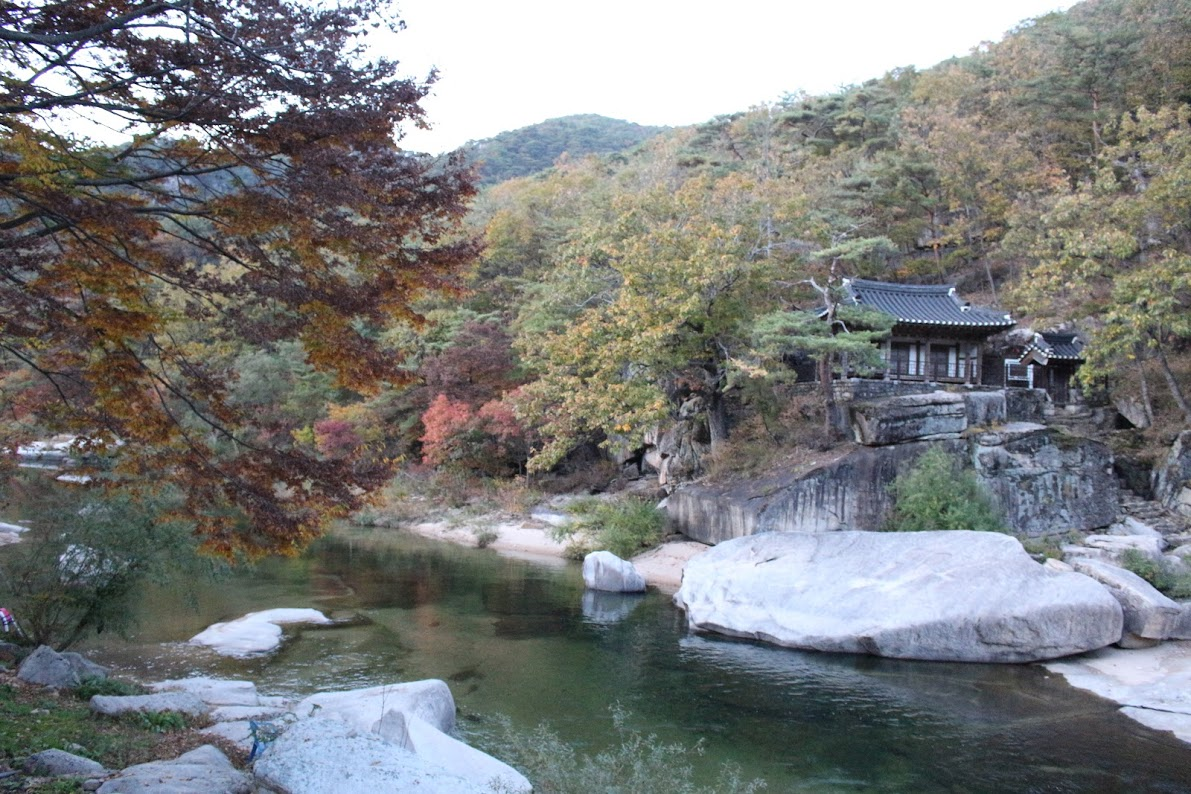
#> input picture bin/Univ1.jpg, 1191 x 794 px, found by its file name
$ python test.py
#> lines starting #> are read from the running program, lines starting #| are printed output that depends on the picture
### sift.py
from PIL import Image
from numpy import *
from pylab import *
import os
import sys

def process_image(imagename,resultname,params="--edge-thresh 10 --peak-thresh 5"):
    """ Process an image and save the results in a file. """

    if imagename[-3:] != 'pgm':
        # create a pgm file
        im = Image.open(imagename).convert('L')
        im.save('tmp.pgm')
        imagename = 'tmp.pgm'

    cmmd = str("bin/glnxa64/sift "+imagename+" --output="+resultname+" "+params)

    os.system(cmmd)

    print 'processed', imagename, 'to', resultname


def read_features_from_file(filename):
    """ Read feature properties and return in matrix form. """

    f = loadtxt(filename)
    return f[:,:4],f[:,4:] # feature locations, descriptors


def write_features_to_file(filename,locs,desc):
    """ Save feature location and descriptor to file. """
    savetxt(filename,hstack((locs,desc)))


# [98 lines left out: functions plot_features, match, appendimages, plot_matches, match_twosided, not called in this run]

### test.py
from pylab import *
from numpy import *
from PIL import Image
import sift

imname = 'Univ1.jpg'
im1 = array(Image.open(imname).convert('L'))
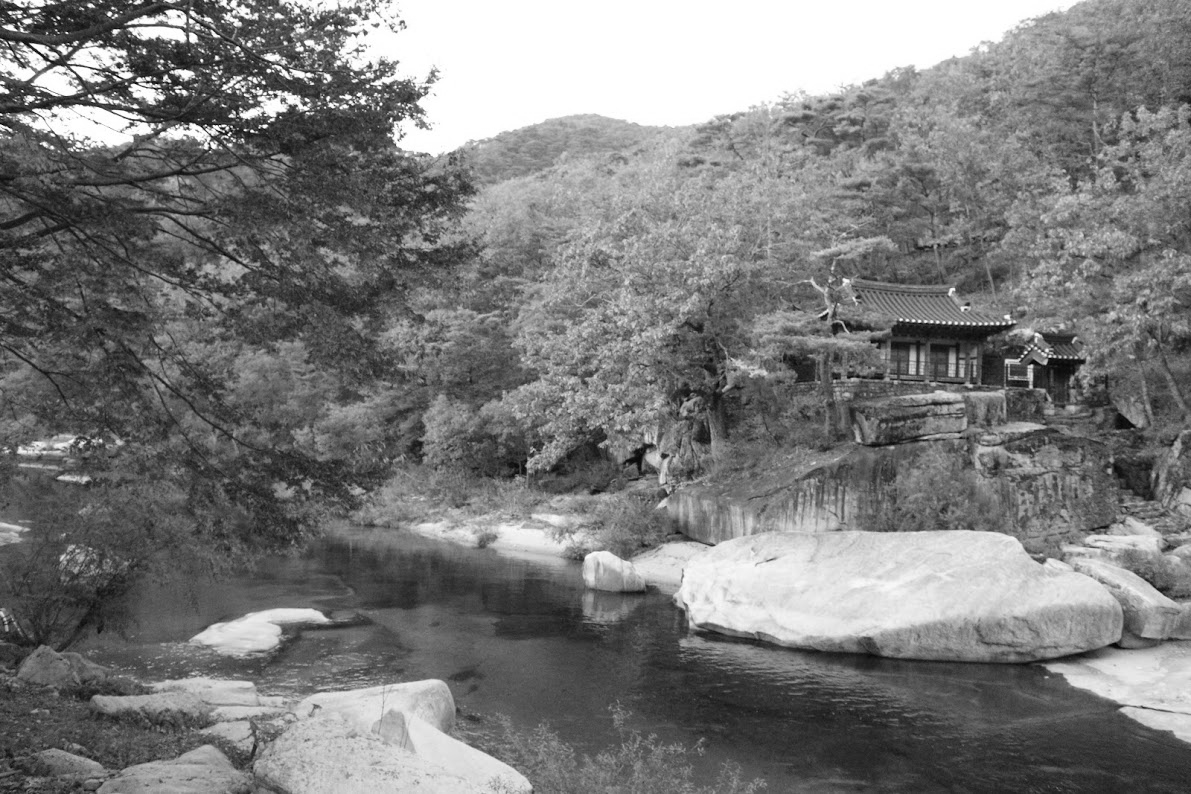
#> im1: shape (794, 1191); min 1, max 255, mean 123.4
sift.process_image(imname,'Univ1.sift')
l1,d1 = sift.read_features_from_file('Univ1.sift')
#> (the run stopped early here; a loop or call above may not have finished)
